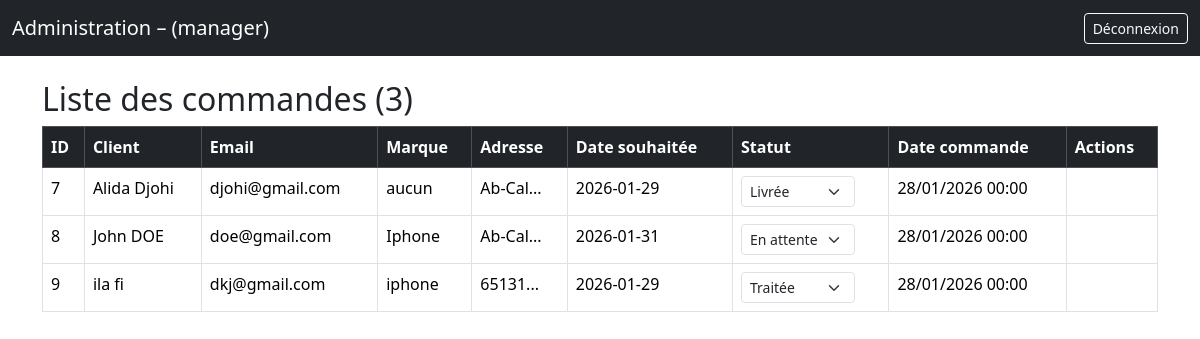
Screenshot of /formulaire_commande_telephone/dashboard.php (signed in) with the database file from the repository.
### tables this page shows
CREATE TABLE `commandes` (
  `id` int(11) NOT NULL,
  `nom` varchar(255) NOT NULL,
  `prenom` varchar(255) NOT NULL,
  `sexe` varchar(255) NOT NULL,
  `age` int(11) NOT NULL,
  `email` varchar(255) NOT NULL,
  `marque` varchar(255) NOT NULL,
  `adresse` varchar(255) NOT NULL,
  `date_livraison` date NOT NULL,
  `commentaire` text NOT NULL,
  `created_at` date NOT NULL,
  `statut` enum('En attente','Traitée','Livrée') NOT NULL DEFAULT 'En attente',
  `role` enum('admin','manager','user') NOT NULL DEFAULT 'user',
  `password` varchar(255) NOT NULL
);

### formulaire_commande_telephone/dashboard.php (the view, shortened to what this page needs)
    <?php
$pdo = new PDO("mysql:host=localhost;dbname=commandes;charset=utf8", "root", "");
        $pdo->setAttribute(PDO::ATTR_ERRMODE, PDO::ERRMODE_EXCEPTION);
$stmt = $pdo->query("SELECT id, prenom, nom, email, marque, adresse, date_livraison, statut, created_at
                     FROM commandes ORDER BY created_at DESC");
$commandes = $stmt->fetchAll(PDO::FETCH_ASSOC);
?>
<!DOCTYPE html>
<html lang="fr">
<head>
  <link href="https://cdn.jsdelivr.net/npm/bootstrap@5.3.3/dist/css/bootstrap.min.css" rel="stylesheet">
</head>
<body>
<nav class="navbar navbar-dark bg-dark">
  <div class="container-fluid">
    <span class="navbar-brand">Administration – <?= htmlspecialchars($_SESSION['prenom']) ?> (<?= $_SESSION['role'] ?>)</span>
    <a href="login_admin.php" class="btn btn-outline-light btn-sm">Déconnexion</a>
  </div>
</nav>
<div class="container mt-4">
  <h2>Liste des commandes (<?= count($commandes) ?>)</h2>
  <?php if (empty($commandes)): ?>
    <div class="alert alert-info">Aucune commande pour le moment.</div>
  <?php else: ?>
    <div class="table-responsive">
      <table class="table table-hover table-bordered">
        <thead class="table-dark">
          <tr>
            <th>ID</th>
            <th>Client</th>
            <th>Email</th>
            <th>Marque</th>
            <th>Adresse</th>
            <th>Date souhaitée</th>
            <th>Statut</th>
            <th>Date commande</th>
            <th>Actions</th>
          </tr>
        </thead>
        <tbody>
          <?php foreach ($commandes as $cmd): ?>
            <tr>
              <td><?= $cmd['id'] ?></td>
              <td><?= htmlspecialchars($cmd['prenom'] . ' ' . $cmd['nom']) ?></td>
              <td><?= htmlspecialchars($cmd['email']) ?></td>
              <td><?= htmlspecialchars($cmd['marque']) ?></td>
              <td><?= htmlspecialchars(substr($cmd['adresse'], 0, 40)) ?>...</td>
              <td><?= $cmd['date_livraison'] ?></td>
              <td>
                <form method="post" class="d-inline">
                  <select name="nouveau_statut" class="form-select form-select-sm d-inline w-auto" onchange="this.form.submit()">
                    <?php
                    $statuts = ['En attente', 'Traitée', 'Livrée'];
                    foreach ($statuts as $s):
                    ?>
                      <option value="<?= $s ?>" <?= $cmd['statut'] === $s ? 'selected' : '' ?>><?= $s ?></option>
                    <?php endforeach; ?>
                  </select>
                </form>
              </td>
              <td><?= date('d/m/Y H:i', strtotime($cmd['created_at'])) ?></td>
              <td>
              </td>
            </tr>
          <?php endforeach; ?>
        </tbody>
      </table>
    </div>
  <?php endif; ?>
</div>
</body>
</html>

### rows the page displays
commandes: id "7", prenom+nom "Alida Djohi", email "djohi@gmail.com", marque "aucun", adresse "Ab-Cal", date_livraison "2026-01-29", nouveau_statut "Livrée", created_at "28/01/2026 00:00"
commandes: id "8", prenom+nom "John DOE", email "doe@gmail.com", marque "Iphone", adresse "Ab-Cal", date_livraison "2026-01-31", nouveau_statut "En attente", created_at "28/01/2026 00:00"
commandes: id "9", prenom+nom "ila fi", email "dkj@gmail.com", marque "iphone", adresse "65131", date_livraison "2026-01-29", nouveau_statut "Traitée", created_at "28/01/2026 00:00"

### other values shown
$_SESSION['role'] "manager"
count($commandes) "3"
